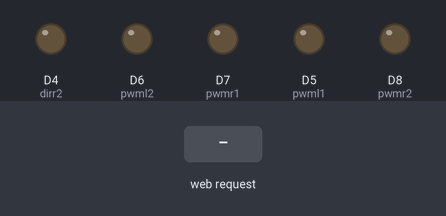
Bench run of a sketch on a simulated ESP8266 (NodeMCU). Parts: output pins drawn as LEDs (lit = HIGH). The test bench sets the inputs (shaded band). WiFi joins after 1.5 s; servers stay silent unless stated; what the sketch prints to the serial monitor is not drawn.

Above: at 2.7 s.
2.8 s: HTTP request GET /forward received
At 3.5 s:
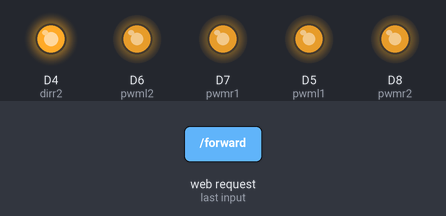
4.3 s: HTTP request GET /backward received
At 4.7 s:
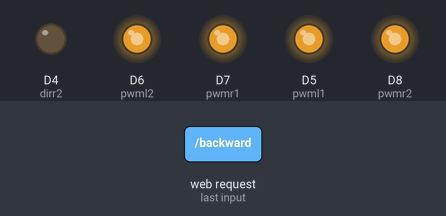
5.8 s: HTTP request GET /halt received
At 7.0 s:
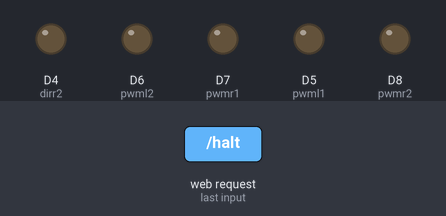
Timing chart, 0 to 8.8 s (numbered marks = the images above; inputs shaded):
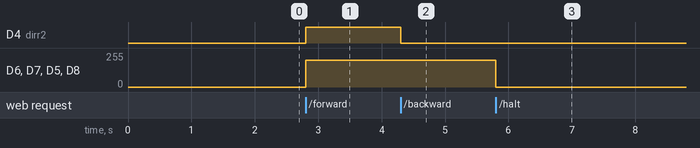

The sketch:

NodeMCU_trail_1.ino
```cpp
#include <ESP8266WiFi.h>
#include <ESP8266WebServer.h>

String ssid = "Rohith's Realme";
String password = "love9audi";

ESP8266WebServer server(80);

#define dirl1 D1
#define dirl2 D2
#define dirr1 D3
#define dirr2 D4

#define pwml1 D5
#define pwml2 D6
#define pwmr1 D7
#define pwmr2 D8

int val;
int speedy = 200;
int speedn = 0;

void setup() {
  Serial.begin(115200);

  pinMode(LED_BUILTIN, OUTPUT);

  Serial.println(" ");
  WiFi.begin(ssid, password);
  while(WiFi.status()!=WL_CONNECTED){
    Serial.print(".");
    delay(500);
  }
  Serial.println("/n Connected to: ");
  Serial.println(WiFi.localIP());

  server.on("/forward", forward);
  server.on("/backward", backward);
  server.on("/left", left);
  server.on("/right", right);
  server.on("/halt", halt);

  server.begin();

}

void loop() {
  server.handleClient();

}

void forward(){
  digitalWrite(dirl1, HIGH);
  digitalWrite(dirl2, HIGH);
  digitalWrite(dirr1, HIGH);
  digitalWrite(dirr2, HIGH);

  analogWrite(pwml1, speedy);
  analogWrite(pwml2, speedy);
  analogWrite(pwmr1, speedy);
  analogWrite(pwmr2, speedy);

  server.send(200);
  Serial.println("forward");
}

void backward(){
  digitalWrite(dirl1, LOW);
  digitalWrite(dirl2, LOW);
  digitalWrite(dirr1, LOW);
  digitalWrite(dirr2, LOW);

  analogWrite(pwml1, speedy);
  analogWrite(pwml2, speedy);
  analogWrite(pwmr1, speedy);
  analogWrite(pwmr2, speedy);

  server.send(200);
  Serial.println("backward");
}

void left(){
  digitalWrite(dirl1, HIGH);
  digitalWrite(dirl2, LOW);
  digitalWrite(dirr1, LOW);
  digitalWrite(dirr2, HIGH);

  analogWrite(pwml1, speedy);
  analogWrite(pwml2, speedy);
  analogWrite(pwmr1, speedy);
  analogWrite(pwmr2, speedy);

  server.send(200);
  Serial.println("left");
}

void right(){
  digitalWrite(dirl1, LOW);
  digitalWrite(dirl2, HIGH);
  digitalWrite(dirr1, HIGH);
  digitalWrite(dirr2, LOW);

  analogWrite(pwml1, speedy);
  analogWrite(pwml2, speedy);
  analogWrite(pwmr1, speedy);
  analogWrite(pwmr2, speedy);

  server.send(200);
  Serial.println("right");
}

void halt(){
  digitalWrite(dirl1, LOW);
  digitalWrite(dirl2, HIGH);
  digitalWrite(dirr1, HIGH);
  digitalWrite(dirr2, LOW);

  analogWrite(pwml1, speedn);
  analogWrite(pwml2, speedn);
  analogWrite(pwmr1, speedn);
  analogWrite(pwmr2, speedn);

  server.send(200);
  Serial.println("halt");
}
```

Measured:
- after the input at 2.8 s, D4 (dirr2): LOW → HIGH at once; D6 (pwml2), D7 (pwmr1), D5 (pwml1), D8 (pwmr2): 0/255 → 200/255 at once
- after the input at 4.3 s, D4 (dirr2): HIGH → LOW at once
- after the input at 5.8 s, D6 (pwml2), D7 (pwmr1), D5 (pwml1), D8 (pwmr2): 200/255 → 0/255 at once
